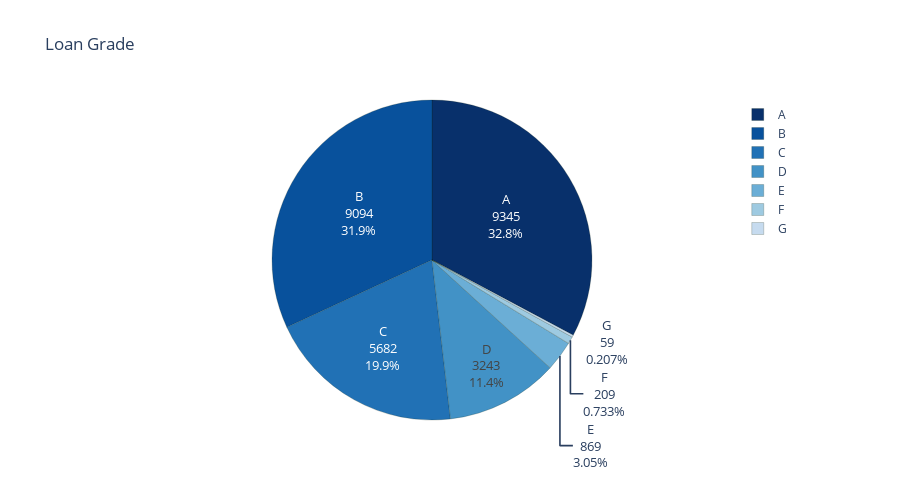

The notebook cell saved with this chart:
### Markdown cell above
The majority of individuals in our dataset, comprising about half, reside in rented accommodations rather than owning their own homes. Furthermore, more than 40% of individuals have their houses mortgaged.

### Code cell
# Pie chart of loan grade

fig = px.pie(values = df_cr["loan_grade"].value_counts(), names = df_cr["loan_grade"].value_counts().index, color_discrete_sequence=px.colors.sequential.Blues_r, title = "Loan Grade", width=900, height=500)

fig.update_traces(textinfo='label+percent+value', textfont_size=13,
                  marker=dict(line=dict(color='#102000', width=0.2)))
fig.show()

### Figure 1 — Plotly figure (JSON) as saved in the notebook; plotly's stock layout.template omitted (floating-point values rounded to 4 significant figures)
{"data": [{"domain": {"x": [0, 1], "y": [0, 1]}, "hovertemplate": "label=%{label}<br>value=%{value}<extra></extra>", "labels": ["A", "B", "C", "D", "E", "F", "G"], "legendgroup": "", "marker": {"line": {"color": "#102000", "width": 0.2}}, "name": "", "showlegend": true, "textfont": {"size": 13}, "textinfo": "label+percent+value", "type": "pie", "values": [9345, 9094, 5682, 3243, 869, 209, 59]}], "layout": {"height": 500, "legend": {"tracegroupgap": 0}, "piecolorway": ["rgb(8,48,107)", "rgb(8,81,156)", "rgb(33,113,181)", "rgb(66,146,198)", "rgb(107,174,214)", "rgb(158,202,225)", "rgb(198,219,239)", "rgb(222,235,247)", "rgb(247,251,255)"], "title": {"text": "Loan Grade"}, "width": 900}}
